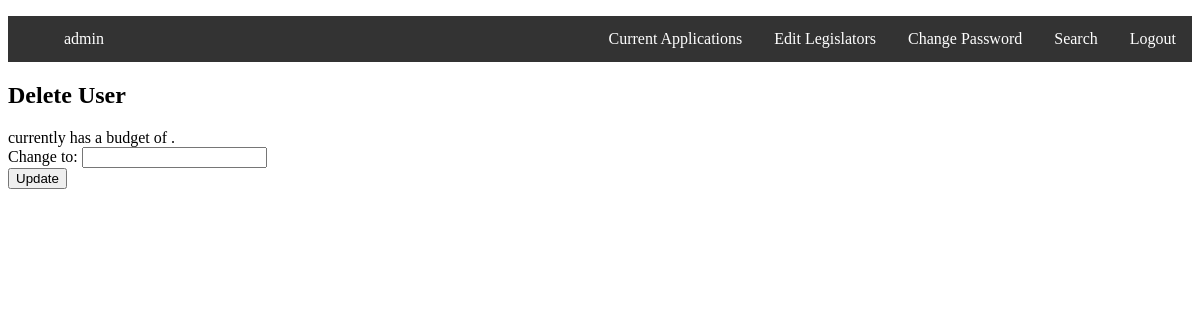
The page /html/user/updateBudget.php?email=jasorrell@comcast.net (signed in) on the database as committed earlier.
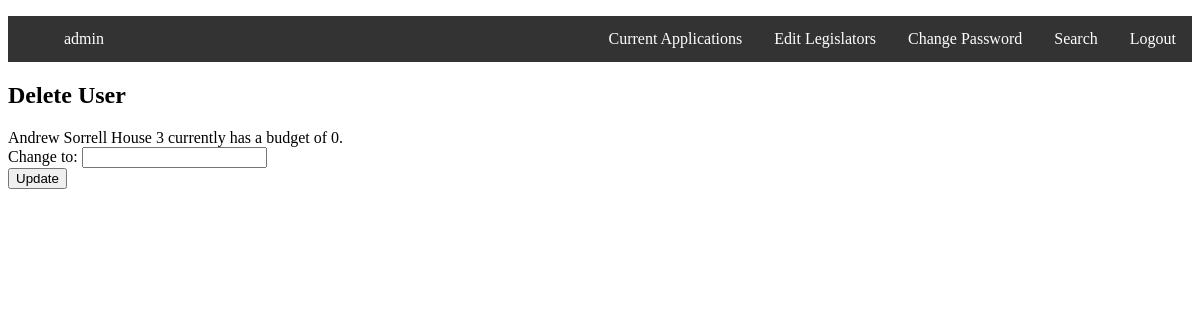
The same page on the database as committed later.
### tables this page shows
CREATE TABLE `Legislators` (
  `name` varchar(30) NOT NULL,
  `email` varchar(80) DEFAULT NULL,
  `budget` double DEFAULT NULL
);

### html/user/updateBudget.php (the view, shortened to what this page needs)
<?php
$email = $_GET['email'];
require 'dbconnect.php';
$sql = "SELECT * FROM `Legislators` WHERE `email` = '$email'";
$result = $conn->query($sql);
if ($result->num_rows == 1) {
    $row = $result->fetch_assoc();
    $leg = $row['name'];
    $budget = $row['budget'];
    $email = $row['email'];
}
?>
<!DOCTYPE html>
<html>
    <head>
        <link rel='stylesheet' type='text/css' href='adminStyle.css'>
    </head>
    <body>
        <?php include "nav_bar.php"; ?>
        <h2>Delete User</h2>
        <p id="response"><?php echo $leg ?> currently has a budget of <?php echo $budget?>.<br>
            Change to: <input type='number' id='newBudget'></br>
            <input type='button' value='Update' onclick='updateBudget("<?php echo $email ?>")'>
</body>
</html>

Rows that differ between the two databases and show on the page:
added legislators: name "Andrew Sorrell House 3", budget "0"
